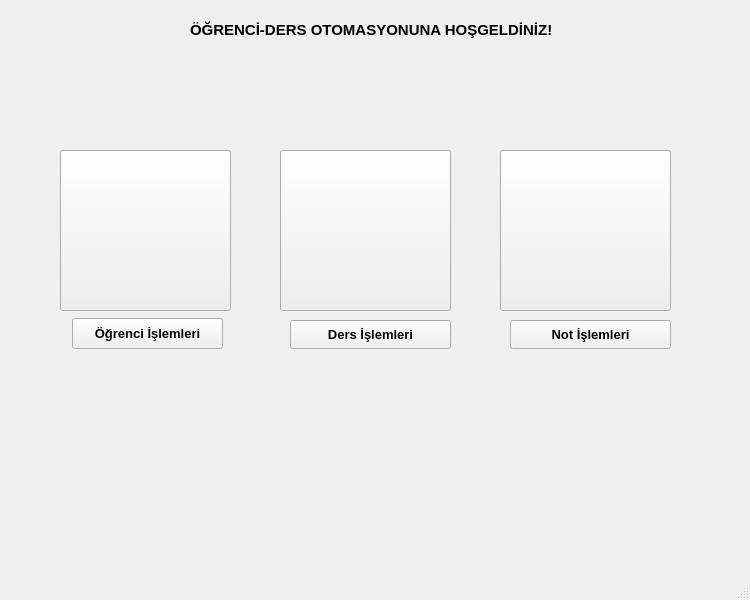
<?xml version="1.0" encoding="UTF-8"?>
<ui version="4.0">
 <class>MainWindow</class>
 <widget class="QMainWindow" name="MainWindow">
  <property name="geometry">
   <rect>
    <x>0</x>
    <y>0</y>
    <width>750</width>
    <height>600</height>
   </rect>
  </property>
  <property name="windowTitle">
   <string>MainWindow</string>
  </property>
  <widget class="QWidget" name="centralwidget">
   <widget class="QLabel" name="label">
    <property name="geometry">
     <rect>
      <x>190</x>
      <y>20</y>
      <width>441</width>
      <height>20</height>
     </rect>
    </property>
    <property name="palette">
     <palette>
      <active>
       <colorrole role="WindowText">
        <brush brushstyle="SolidPattern">
         <color alpha="255">
          <red>255</red>
          <green>0</green>
          <blue>0</blue>
         </color>
        </brush>
       </colorrole>
       <colorrole role="Button">
        <brush brushstyle="SolidPattern">
         <color alpha="255">
          <red>240</red>
          <green>240</green>
          <blue>240</blue>
         </color>
        </brush>
       </colorrole>
       <colorrole role="Light">
        <brush brushstyle="SolidPattern">
         <color alpha="255">
          <red>255</red>
          <green>255</green>
          <blue>255</blue>
         </color>
        </brush>
       </colorrole>
       <colorrole role="Midlight">
        <brush brushstyle="SolidPattern">
         <color alpha="255">
          <red>227</red>
          <green>227</green>
          <blue>227</blue>
         </color>
        </brush>
       </colorrole>
       <colorrole role="Dark">
        <brush brushstyle="SolidPattern">
         <color alpha="255">
          <red>160</red>
          <green>160</green>
          <blue>160</blue>
         </color>
        </brush>
       </colorrole>
       <colorrole role="Mid">
        <brush brushstyle="SolidPattern">
         <color alpha="255">
          <red>160</red>
          <green>160</green>
          <blue>160</blue>
         </color>
        </brush>
       </colorrole>
       <colorrole role="Text">
        <brush brushstyle="SolidPattern">
         <color alpha="255">
          <red>0</red>
          <green>0</green>
          <blue>0</blue>
         </color>
        </brush>
       </colorrole>
       <colorrole role="BrightText">
        <brush brushstyle="SolidPattern">
         <color alpha="255">
          <red>255</red>
          <green>255</green>
          <blue>255</blue>
         </color>
        </brush>
       </colorrole>
       <colorrole role="ButtonText">
        <brush brushstyle="SolidPattern">
         <color alpha="255">
          <red>0</red>
          <green>0</green>
          <blue>0</blue>
         </color>
        </brush>
       </colorrole>
       <colorrole role="Base">
        <brush brushstyle="SolidPattern">
         <color alpha="255">
          <red>255</red>
          <green>255</green>
          <blue>255</blue>
         </color>
        </brush>
       </colorrole>
       <colorrole role="Window">
        <brush brushstyle="SolidPattern">
         <color alpha="255">
          <red>240</red>
          <green>240</green>
          <blue>240</blue>
         </color>
        </brush>
       </colorrole>
       <colorrole role="Shadow">
        <brush brushstyle="SolidPattern">
         <color alpha="255">
          <red>105</red>
          <green>105</green>
          <blue>105</blue>
         </color>
        </brush>
       </colorrole>
       <colorrole role="Highlight">
        <brush brushstyle="SolidPattern">
         <color alpha="255">
          <red>0</red>
          <green>120</green>
          <blue>215</blue>
         </color>
        </brush>
       </colorrole>
       <colorrole role="HighlightedText">
        <brush brushstyle="SolidPattern">
         <color alpha="255">
          <red>255</red>
          <green>255</green>
          <blue>255</blue>
         </color>
        </brush>
       </colorrole>
       <colorrole role="Link">
        <brush brushstyle="SolidPattern">
         <color alpha="255">
          <red>0</red>
          <green>0</green>
          <blue>255</blue>
         </color>
        </brush>
       </colorrole>
       <colorrole role="LinkVisited">
        <brush brushstyle="SolidPattern">
         <color alpha="255">
          <red>255</red>
          <green>0</green>
          <blue>255</blue>
         </color>
        </brush>
       </colorrole>
       <colorrole role="AlternateBase">
        <brush brushstyle="SolidPattern">
         <color alpha="255">
          <red>245</red>
          <green>245</green>
          <blue>245</blue>
         </color>
        </brush>
       </colorrole>
       <colorrole role="NoRole">
        <brush brushstyle="SolidPattern">
         <color alpha="255">
          <red>0</red>
          <green>0</green>
          <blue>0</blue>
         </color>
        </brush>
       </colorrole>
       <colorrole role="ToolTipBase">
        <brush brushstyle="SolidPattern">
         <color alpha="255">
          <red>255</red>
          <green>255</green>
          <blue>220</blue>
         </color>
        </brush>
       </colorrole>
       <colorrole role="ToolTipText">
        <brush brushstyle="SolidPattern">
         <color alpha="255">
          <red>0</red>
          <green>0</green>
          <blue>0</blue>
         </color>
        </brush>
       </colorrole>
       <colorrole role="PlaceholderText">
        <brush brushstyle="SolidPattern">
         <color alpha="128">
          <red>0</red>
          <green>0</green>
          <blue>0</blue>
         </color>
        </brush>
       </colorrole>
      </active>
      <inactive>
       <colorrole role="WindowText">
        <brush brushstyle="SolidPattern">
         <color alpha="255">
          <red>0</red>
          <green>0</green>
          <blue>0</blue>
         </color>
        </brush>
       </colorrole>
       <colorrole role="Button">
        <brush brushstyle="SolidPattern">
         <color alpha="255">
          <red>240</red>
          <green>240</green>
          <blue>240</blue>
         </color>
        </brush>
       </colorrole>
       <colorrole role="Light">
        <brush brushstyle="SolidPattern">
         <color alpha="255">
          <red>255</red>
          <green>255</green>
          <blue>255</blue>
         </color>
        </brush>
       </colorrole>
       <colorrole role="Midlight">
        <brush brushstyle="SolidPattern">
         <color alpha="255">
          <red>227</red>
          <green>227</green>
          <blue>227</blue>
         </color>
        </brush>
       </colorrole>
       <colorrole role="Dark">
        <brush brushstyle="SolidPattern">
         <color alpha="255">
          <red>160</red>
          <green>160</green>
          <blue>160</blue>
         </color>
        </brush>
       </colorrole>
       <colorrole role="Mid">
        <brush brushstyle="SolidPattern">
         <color alpha="255">
          <red>160</red>
          <green>160</green>
          <blue>160</blue>
         </color>
        </brush>
       </colorrole>
       <colorrole role="Text">
        <brush brushstyle="SolidPattern">
         <color alpha="255">
          <red>0</red>
          <green>0</green>
          <blue>0</blue>
         </color>
        </brush>
       </colorrole>
       <colorrole role="BrightText">
        <brush brushstyle="SolidPattern">
         <color alpha="255">
          <red>255</red>
          <green>255</green>
          <blue>255</blue>
         </color>
        </brush>
       </colorrole>
       <colorrole role="ButtonText">
        <brush brushstyle="SolidPattern">
         <color alpha="255">
          <red>0</red>
          <green>0</green>
          <blue>0</blue>
         </color>
        </brush>
       </colorrole>
       <colorrole role="Base">
        <brush brushstyle="SolidPattern">
         <color alpha="255">
          <red>255</red>
          <green>255</green>
          <blue>255</blue>
         </color>
        </brush>
       </colorrole>
       <colorrole role="Window">
        <brush brushstyle="SolidPattern">
         <color alpha="255">
          <red>240</red>
          <green>240</green>
          <blue>240</blue>
         </color>
        </brush>
       </colorrole>
       <colorrole role="Shadow">
        <brush brushstyle="SolidPattern">
         <color alpha="255">
          <red>105</red>
          <green>105</green>
          <blue>105</blue>
         </color>
        </brush>
       </colorrole>
       <colorrole role="Highlight">
        <brush brushstyle="SolidPattern">
         <color alpha="255">
          <red>240</red>
          <green>240</green>
          <blue>240</blue>
         </color>
        </brush>
       </colorrole>
       <colorrole role="HighlightedText">
        <brush brushstyle="SolidPattern">
         <color alpha="255">
          <red>0</red>
          <green>0</green>
          <blue>0</blue>
         </color>
        </brush>
       </colorrole>
       <colorrole role="Link">
        <brush brushstyle="SolidPattern">
         <color alpha="255">
          <red>0</red>
          <green>0</green>
          <blue>255</blue>
         </color>
        </brush>
       </colorrole>
       <colorrole role="LinkVisited">
        <brush brushstyle="SolidPattern">
         <color alpha="255">
          <red>255</red>
          <green>0</green>
          <blue>255</blue>
         </color>
        </brush>
       </colorrole>
       <colorrole role="AlternateBase">
        <brush brushstyle="SolidPattern">
         <color alpha="255">
          <red>245</red>
          <green>245</green>
          <blue>245</blue>
         </color>
        </brush>
       </colorrole>
       <colorrole role="NoRole">
        <brush brushstyle="NoBrush">
         <color alpha="255">
          <red>0</red>
          <green>0</green>
          <blue>0</blue>
         </color>
        </brush>
       </colorrole>
       <colorrole role="ToolTipBase">
        <brush brushstyle="SolidPattern">
         <color alpha="255">
          <red>255</red>
          <green>255</green>
          <blue>220</blue>
         </color>
        </brush>
       </colorrole>
       <colorrole role="ToolTipText">
        <brush brushstyle="SolidPattern">
         <color alpha="255">
          <red>0</red>
          <green>0</green>
          <blue>0</blue>
         </color>
        </brush>
       </colorrole>
       <colorrole role="PlaceholderText">
        <brush brushstyle="SolidPattern">
         <color alpha="128">
          <red>0</red>
          <green>0</green>
          <blue>0</blue>
         </color>
        </brush>
       </colorrole>
      </inactive>
      <disabled>
       <colorrole role="WindowText">
        <brush brushstyle="SolidPattern">
         <color alpha="255">
          <red>120</red>
          <green>120</green>
          <blue>120</blue>
         </color>
        </brush>
       </colorrole>
       <colorrole role="Button">
        <brush brushstyle="SolidPattern">
         <color alpha="255">
          <red>240</red>
          <green>240</green>
          <blue>240</blue>
         </color>
        </brush>
       </colorrole>
       <colorrole role="Light">
        <brush brushstyle="SolidPattern">
         <color alpha="255">
          <red>255</red>
          <green>255</green>
          <blue>255</blue>
         </color>
        </brush>
       </colorrole>
       <colorrole role="Midlight">
        <brush brushstyle="SolidPattern">
         <color alpha="255">
          <red>247</red>
          <green>247</green>
          <blue>247</blue>
         </color>
        </brush>
       </colorrole>
       <colorrole role="Dark">
        <brush brushstyle="SolidPattern">
         <color alpha="255">
          <red>160</red>
          <green>160</green>
          <blue>160</blue>
         </color>
        </brush>
       </colorrole>
       <colorrole role="Mid">
        <brush brushstyle="SolidPattern">
         <color alpha="255">
          <red>160</red>
          <green>160</green>
          <blue>160</blue>
         </color>
        </brush>
       </colorrole>
       <colorrole role="Text">
        <brush brushstyle="SolidPattern">
         <color alpha="255">
          <red>120</red>
          <green>120</green>
          <blue>120</blue>
         </color>
        </brush>
       </colorrole>
       <colorrole role="BrightText">
        <brush brushstyle="SolidPattern">
         <color alpha="255">
          <red>255</red>
          <green>255</green>
          <blue>255</blue>
         </color>
        </brush>
       </colorrole>
       <colorrole role="ButtonText">
        <brush brushstyle="SolidPattern">
         <color alpha="255">
          <red>120</red>
          <green>120</green>
          <blue>120</blue>
         </color>
        </brush>
       </colorrole>
       <colorrole role="Base">
        <brush brushstyle="SolidPattern">
         <color alpha="255">
          <red>240</red>
          <green>240</green>
          <blue>240</blue>
         </color>
        </brush>
       </colorrole>
       <colorrole role="Window">
        <brush brushstyle="SolidPattern">
         <color alpha="255">
          <red>240</red>
          <green>240</green>
          <blue>240</blue>
         </color>
        </brush>
       </colorrole>
       <colorrole role="Shadow">
        <brush brushstyle="SolidPattern">
         <color alpha="255">
          <red>0</red>
          <green>0</green>
          <blue>0</blue>
         </color>
        </brush>
       </colorrole>
       <colorrole role="Highlight">
        <brush brushstyle="SolidPattern">
         <color alpha="255">
          <red>0</red>
          <green>120</green>
          <blue>215</blue>
         </color>
        </brush>
       </colorrole>
       <colorrole role="HighlightedText">
        <brush brushstyle="SolidPattern">
         <color alpha="255">
          <red>255</red>
          <green>255</green>
          <blue>255</blue>
         </color>
        </brush>
       </colorrole>
       <colorrole role="Link">
        <brush brushstyle="SolidPattern">
         <color alpha="255">
          <red>0</red>
          <green>0</green>
          <blue>255</blue>
         </color>
        </brush>
       </colorrole>
       <colorrole role="LinkVisited">
        <brush brushstyle="SolidPattern">
         <color alpha="255">
          <red>255</red>
          <green>0</green>
          <blue>255</blue>
         </color>
        </brush>
       </colorrole>
       <colorrole role="AlternateBase">
        <brush brushstyle="SolidPattern">
         <color alpha="255">
          <red>245</red>
          <green>245</green>
          <blue>245</blue>
         </color>
        </brush>
       </colorrole>
       <colorrole role="NoRole">
        <brush brushstyle="NoBrush">
         <color alpha="255">
          <red>0</red>
          <green>0</green>
          <blue>0</blue>
         </color>
        </brush>
       </colorrole>
       <colorrole role="ToolTipBase">
        <brush brushstyle="SolidPattern">
         <color alpha="255">
          <red>255</red>
          <green>255</green>
          <blue>220</blue>
         </color>
        </brush>
       </colorrole>
       <colorrole role="ToolTipText">
        <brush brushstyle="SolidPattern">
         <color alpha="255">
          <red>0</red>
          <green>0</green>
          <blue>0</blue>
         </color>
        </brush>
       </colorrole>
       <colorrole role="PlaceholderText">
        <brush brushstyle="SolidPattern">
         <color alpha="128">
          <red>0</red>
          <green>0</green>
          <blue>0</blue>
         </color>
        </brush>
       </colorrole>
      </disabled>
     </palette>
    </property>
    <property name="font">
     <font>
      <pointsize>11</pointsize>
      <bold>true</bold>
     </font>
    </property>
    <property name="text">
     <string>ÖĞRENCİ-DERS OTOMASYONUNA HOŞGELDİNİZ!</string>
    </property>
   </widget>
   <widget class="QPushButton" name="pushButton_ogrenci_islem">
    <property name="geometry">
     <rect>
      <x>72</x>
      <y>318</y>
      <width>151</width>
      <height>31</height>
     </rect>
    </property>
    <property name="font">
     <font>
      <pointsize>10</pointsize>
      <bold>true</bold>
     </font>
    </property>
    <property name="text">
     <string>Öğrenci İşlemleri</string>
    </property>
   </widget>
   <widget class="QPushButton" name="pushButton_ders_islem">
    <property name="geometry">
     <rect>
      <x>290</x>
      <y>320</y>
      <width>161</width>
      <height>29</height>
     </rect>
    </property>
    <property name="font">
     <font>
      <pointsize>10</pointsize>
      <bold>true</bold>
     </font>
    </property>
    <property name="text">
     <string>Ders İşlemleri</string>
    </property>
   </widget>
   <widget class="QPushButton" name="pushButton_not_islem">
    <property name="geometry">
     <rect>
      <x>510</x>
      <y>320</y>
      <width>161</width>
      <height>29</height>
     </rect>
    </property>
    <property name="font">
     <font>
      <pointsize>10</pointsize>
      <bold>true</bold>
     </font>
    </property>
    <property name="text">
     <string>Not İşlemleri</string>
    </property>
   </widget>
   <widget class="QPushButton" name="pushButton_ogr">
    <property name="geometry">
     <rect>
      <x>60</x>
      <y>150</y>
      <width>171</width>
      <height>161</height>
     </rect>
    </property>
    <property name="text">
     <string/>
    </property>
   </widget>
   <widget class="QPushButton" name="pushButton_ders">
    <property name="geometry">
     <rect>
      <x>280</x>
      <y>150</y>
      <width>171</width>
      <height>161</height>
     </rect>
    </property>
    <property name="text">
     <string/>
    </property>
   </widget>
   <widget class="QPushButton" name="pushButton_not">
    <property name="geometry">
     <rect>
      <x>500</x>
      <y>150</y>
      <width>171</width>
      <height>161</height>
     </rect>
    </property>
    <property name="text">
     <string/>
    </property>
   </widget>
  </widget>
  <widget class="QMenuBar" name="menubar">
   <property name="geometry">
    <rect>
     <x>0</x>
     <y>0</y>
     <width>750</width>
     <height>26</height>
    </rect>
   </property>
  </widget>
  <widget class="QStatusBar" name="statusbar"/>
 </widget>
 <resources/>
 <connections/>
</ui>
